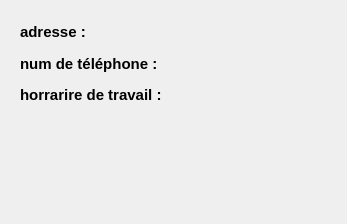
                  <widget class="QWidget" name="widget">
                   <property name="geometry">
                    <rect>
                     <x>0</x>
                     <y>0</y>
                     <width>347</width>
                     <height>224</height>
                    </rect>
                   </property>
                   <attribute name="label">
                    <string>Vibe Menzah</string>
                   </attribute>
                   <widget class="QWidget" name="layoutWidget_4">
                    <property name="geometry">
                     <rect>
                      <x>20</x>
                      <y>20</y>
                      <width>177</width>
                      <height>88</height>
                     </rect>
                    </property>
                    <layout class="QVBoxLayout" name="verticalLayout_13">
                     <item>
                      <widget class="QLabel" name="label_65">
                       <property name="styleSheet">
                        <string notr="true">border:none</string>
                       </property>
                       <property name="text">
                        <string>&lt;html&gt;&lt;head/&gt;&lt;body&gt;&lt;p&gt;&lt;span style=&quot; font-size:11pt; font-weight:700;&quot;&gt;adresse : &lt;/span&gt;&lt;/p&gt;&lt;/body&gt;&lt;/html&gt;</string>
                       </property>
                      </widget>
                     </item>
                     <item>
                      <widget class="QLabel" name="label_50">
                       <property name="styleSheet">
                        <string notr="true">border:none</string>
                       </property>
                       <property name="text">
                        <string>&lt;html&gt;&lt;head/&gt;&lt;body&gt;&lt;p&gt;&lt;span style=&quot; font-size:11pt; font-weight:700;&quot;&gt;num de téléphone : &lt;/span&gt;&lt;/p&gt;&lt;/body&gt;&lt;/html&gt;</string>
                       </property>
                      </widget>
                     </item>
                     <item>
                      <widget class="QLabel" name="label_51">
                       <property name="styleSheet">
                        <string notr="true">border:none</string>
                       </property>
                       <property name="text">
                        <string>&lt;html&gt;&lt;head/&gt;&lt;body&gt;&lt;p&gt;&lt;span style=&quot; font-size:11pt; font-weight:700;&quot;&gt;horrarire de travail : &lt;/span&gt;&lt;/p&gt;&lt;/body&gt;&lt;/html&gt;</string>
                       </property>
                      </widget>
                     </item>
                    </layout>
                   </widget>
                  </widget>
